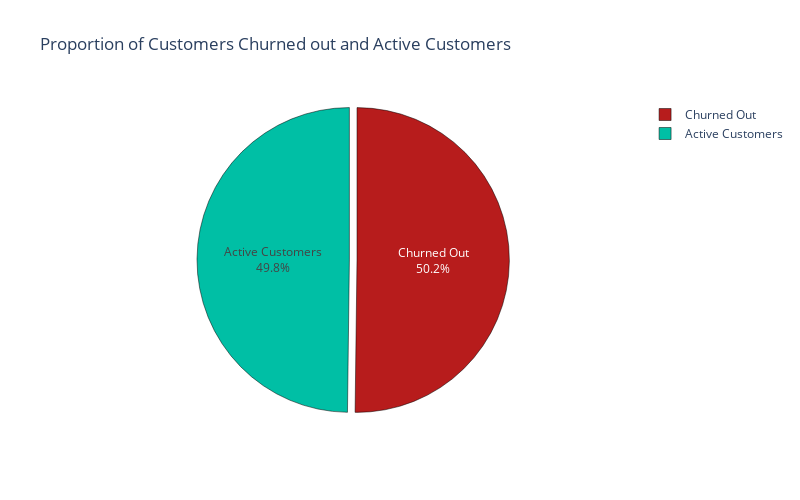

Here is the notebook cell this chart was saved with:
### Code cell
# Data Visualization and Exploration 
# Prepare the data
labels = ['Churned Out', 'Active Customers']
sizes = [df.Churn[df['Churn'] == 1].count(), df.Churn[df['Churn'] == 0].count()]
print(sizes)

# Create the pie chart
fig = px.pie(
    names=labels,
    values=sizes,
    title="Proportion of Customers Churned out and Active Customers",
    hole=0.0,  # For a standard pie chart; set hole=0.5 for a donut chart
)

# Optional: Tuning visual appearance
fig.update_traces(
    pull=[0, 0.05],  # Pulls the 'Retained' slice out slightly, similar to "explode"
    textinfo='percent+label',  # Show percentage and label together
    hoverinfo='label+percent+value',  # Hover information
    marker=dict(line=dict(color='black', width=0.5),colors=[churned_out_color, active_customers_color]),  # Customize marker line
)

# Adjust the layout to set the width and height
fig.update_layout(
    width=800,  # Set desired width (e.g., 600 pixels)
    height=500  # Set desired height (e.g., 400 pixels)
)


# Show the chart
fig.show()

### Figure 1 — Plotly figure (JSON) as saved in the notebook; plotly's stock layout.template omitted (floating-point values rounded to 4 significant figures)
{"data": [{"domain": {"x": [0, 1], "y": [0, 1]}, "hole": 0, "hoverinfo": "label+percent+value", "hovertemplate": "label=%{label}<br>value=%{value}<extra></extra>", "labels": ["Churned Out", "Active Customers"], "legendgroup": "", "marker": {"colors": ["#B71C1C", "#00BFA5"], "line": {"color": "black", "width": 0.5}}, "name": "", "pull": [0, 0.05], "showlegend": true, "textinfo": "percent+label", "type": "pie", "values": [5020, 4980]}], "layout": {"height": 500, "legend": {"tracegroupgap": 0}, "title": {"text": "Proportion of Customers Churned out and Active Customers"}, "width": 800}}
